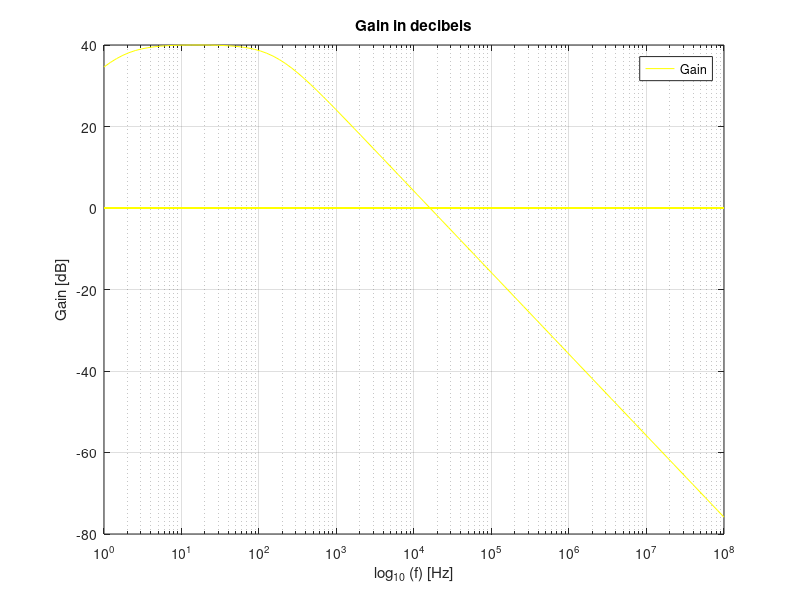
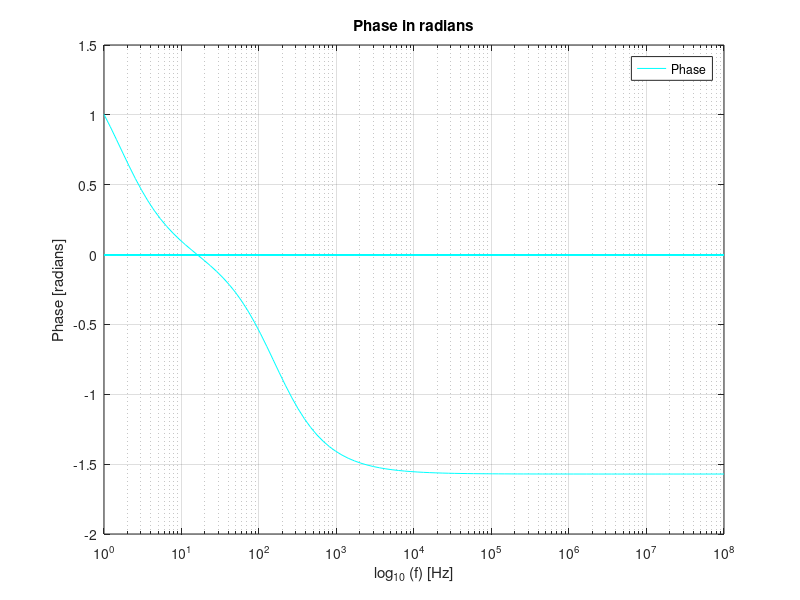
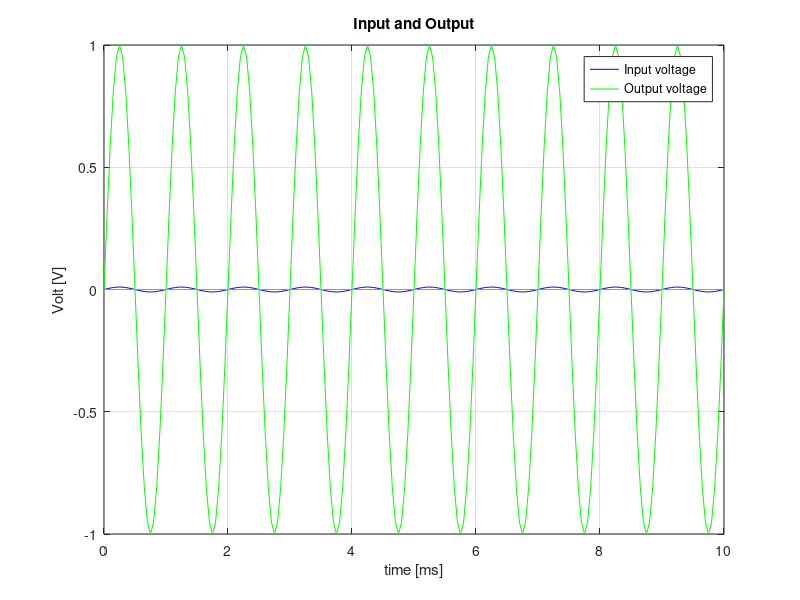

Reproduce these figures in MATLAB, in order.
%Gain Stage

Vcc=5.0;
Vee=-5.0;
%Vin = 10e-3*sin(2*pi*1e3*t);
R1=1e3;
R2=100e3;

%Low Frequency Cut

Rlcut=100e3;
Clcut=1e-6;

%High Frequency Cut

Rhcut=1e3;
Chcut=1e-6;


retval = 0;

function retval = transf (s)
	Rlcut=100e3;
	Clcut=1e-6;
	Rhcut=1e3;
	Chcut=1e-6;
	R1=1e3;
	R2=100e3;
  retval = ((Rlcut*Clcut*s)/(1+Rlcut*Clcut*s))*(1+(R2)/(R1))*((1)/(1+Rhcut*Chcut*s));
  return;
endfunction

w = [];
f = [];
Af = zeros(100);
PHf = zeros(100);
i = 1;
f=logspace(0, 8, 100);
j=sqrt(-1);


%The Gain of the Gain Stage

omega_L = (1)/(Rlcut*Clcut);

omega_H = (1)/(Rhcut*Chcut);

omega_0 = sqrt(omega_L*omega_H);



%Imput Impedance and Output Impedance for omega = omega_0

fileoutp = fopen("outputstg.tex" , "w");

fprintf(fileoutp , "The Gain of the Gain Stage && %f \\\\ \\hline \n" , (1+(R2)/(R1)));
fprintf(fileoutp , "$\\omega_L$ [rad/s] && %f \\\\ \\hline \n" , omega_L);
fprintf(fileoutp , "$\\omega_H$ [rad/s] && %f \\\\ \\hline \n" , omega_H);
fprintf(fileoutp , "$\\omega_0$ [rad/s] && %f \\\\ \\hline \n" , omega_0);
fprintf(fileoutp , "Gain ($\\omega_0$) [dB] && %f \\\\ \\hline \n" , 20*log10 (abs(transf (omega_0*j))));
fprintf(fileoutp , "Gain ($2000\\pi$) [dB] && %f \\\\ \\hline \n" , 20*log10 (abs(transf (2000*pi()*j))));
fprintf(fileoutp , "Imput Impedance $Z_in$ [kOhm] && %f \\\\ \\hline \n" , (((1)/(j*omega_0*Clcut)+Rlcut)/1000));
fprintf(fileoutp , "Output Impedance $Z_out$ [kOhm] && %f \\\\ \\hline \n" , (((1)/(j*omega_0*Chcut+(1)/(Rhcut)))/1000));

fclose (fileoutp);

while (i <= 100)
	Af(i) = 20*log10 (abs(transf (2*pi*f(i)*j)));
	PHf(i) = arg (transf (2*pi*f(i)*j));
	i++;
endwhile;

gain = figure();
semilogx(f , Af , "y");
title("Gain in decibels");
legend("Gain");
grid on;
xlabel ("log_{10} (f) [Hz]");
ylabel ("Gain [dB]");
print (gain, "gain.eps", "-depsc");

phase = figure();
semilogx(f , PHf , "c");
title("Phase in radians");
legend("Phase");
grid on;
xlabel ("log_{10} (f) [Hz]");
ylabel ("Phase [radians]");
print (phase, "phase.eps", "-depsc");

t=0:0.05:10;
vin = zeros(length(t));
vout = zeros(length(t));
Gain_0 = abs(transf (omega_0*j));
i=1;

while (i < length(t))
	vin(i) = 10e-3*sin(2*pi*1e3*t(i)*10^-3);
	vout(i) = Gain_0*vin(i);
	i++;
endwhile;

inoutput = figure();
p1 = plot(t , vin , "b");
hold;
p2 = plot(t , vout , "g");
title("Input and Output");
h = [p1(1); p2(1)];
legend(h , "Input voltage" , "Output voltage");
grid on;
xlabel ("time [ms]");
ylabel ("Volt [V]");
print (inoutput, "inoutput.eps", "-depsc");
